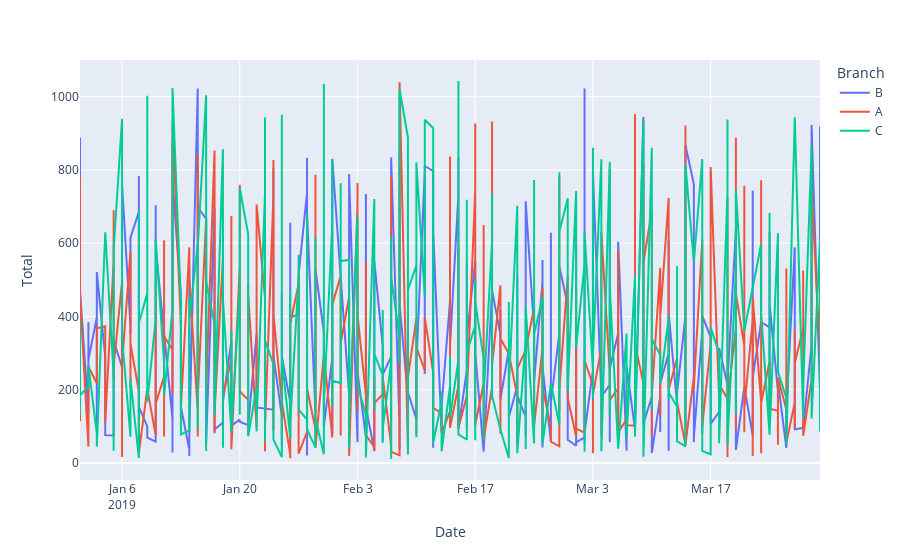

Notebook source saved alongside this figure:
### Code cell
fig_line=px.line(df_sort_date, x='Date', y='Total',color='Branch')
fig_line.show()

### Figure 1 — Plotly figure (JSON) as saved in the notebook; plotly's stock layout.template omitted (floating-point values rounded to 4 significant figures; data arrays with more than 128 entries replaced by an {"elided": "..."} marker saying what was removed)
{"data": [{"hovertemplate": "Branch=B<br>Date=%{x}<br>Total=%{y}<extra></extra>", "legendgroup": "B", "line": {"color": "#636efa", "dash": "solid"}, "marker": {"symbol": "circle"}, "mode": "lines", "name": "B", "orientation": "v", "showlegend": true, "type": "scatter", "x": {"elided": "332 str values"}, "xaxis": "x", "y": {"elided": "332 float values"}, "yaxis": "y"}, {"hovertemplate": "Branch=A<br>Date=%{x}<br>Total=%{y}<extra></extra>", "legendgroup": "A", "line": {"color": "#EF553B", "dash": "solid"}, "marker": {"symbol": "circle"}, "mode": "lines", "name": "A", "orientation": "v", "showlegend": true, "type": "scatter", "x": {"elided": "340 str values"}, "xaxis": "x", "y": {"elided": "340 float values"}, "yaxis": "y"}, {"hovertemplate": "Branch=C<br>Date=%{x}<br>Total=%{y}<extra></extra>", "legendgroup": "C", "line": {"color": "#00cc96", "dash": "solid"}, "marker": {"symbol": "circle"}, "mode": "lines", "name": "C", "orientation": "v", "showlegend": true, "type": "scatter", "x": {"elided": "328 str values"}, "xaxis": "x", "y": {"elided": "328 float values"}, "yaxis": "y"}], "layout": {"legend": {"title": {"text": "Branch"}, "tracegroupgap": 0}, "margin": {"t": 60}, "xaxis": {"anchor": "y", "domain": [0, 1], "title": {"text": "Date"}}, "yaxis": {"anchor": "x", "domain": [0, 1], "title": {"text": "Total"}}}}
